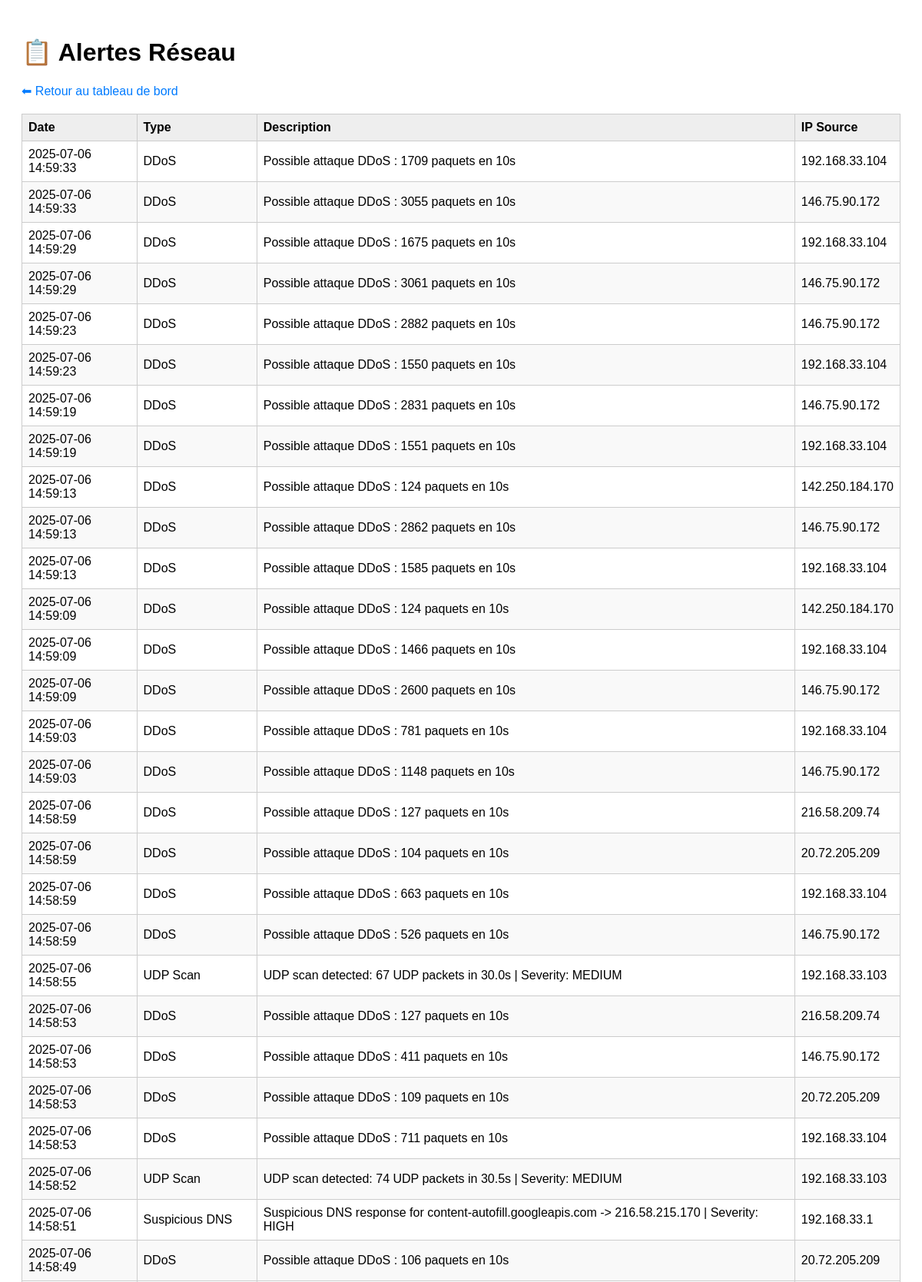
/alerts (signed in, upper part), run on the app's committed database.
### tables this page shows
CREATE TABLE alerts (
            id INTEGER PRIMARY KEY AUTOINCREMENT,
            timestamp TEXT,
            attack_type TEXT,
            description TEXT,
            source_ip TEXT
        );

### app.py (the view)
@app.route('/alerts')
@login_required
def alerts():
    conn = sqlite3.connect(DB_PATH)
    cursor = conn.cursor()
    cursor.execute("SELECT timestamp, attack_type, description, source_ip FROM alerts ORDER BY id DESC LIMIT 100")
    rows = cursor.fetchall()
    conn.close()
    return render_template('alerts.html', alerts=rows)

### app.py (called while the page is built)
@login_manager.user_loader
def load_user(user_id):
    conn = sqlite3.connect(DB_PATH)
    cursor = conn.cursor()
    cursor.execute("SELECT id, username, email, role FROM users WHERE id = ?", (user_id,))
    user_data = cursor.fetchone()
    conn.close()
    if user_data:
        return User(user_data[0], user_data[1], user_data[2], user_data[3])
    return None

### templates/alerts.html (shortened to what this page needs)
<!DOCTYPE html>
<html lang="fr">
<head>
</head>
<body>
    <h1>📋 Alertes Réseau</h1>
    <a href="/">⬅ Retour au tableau de bord</a>
    <table>
        <thead>
            <tr>
                <th>Date</th>
                <th>Type</th>
                <th>Description</th>
                <th>IP Source</th>
            </tr>
        </thead>
        <tbody>
            {% for alert in alerts %}
            <tr>
                <td>{{ alert[0] }}</td>
                <td>{{ alert[1] }}</td>
                <td>{{ alert[2] }}</td>
                <td>{{ alert[3] }}</td>
            </tr>
            {% endfor %}
        </tbody>
    </table>
</body>
</html>

### templates/alerts.html (style rules this page uses)
body { font-family: sans-serif; background-color: #fff; padding: 20px; }
table { width: 100%; border-collapse: collapse; margin-top: 20px; }
th, td { border: 1px solid #ccc; padding: 8px; text-align: left; }
th { background-color: #eee; }
tr:nth-child(even) { background-color: #f9f9f9; }
a { text-decoration: none; color: #007BFF; }

### data on the page
alerts: timestamp "2025-07-06 14:59:33", attack_type "DDoS", description "Possible attaque DDoS : 1709 paquets en 10s", source_ip "192.168.33.104"
alerts: timestamp "2025-07-06 14:59:33", attack_type "DDoS", description "Possible attaque DDoS : 3055 paquets en 10s", source_ip "146.75.90.172"
alerts: timestamp "2025-07-06 14:59:29", attack_type "DDoS", description "Possible attaque DDoS : 1675 paquets en 10s", source_ip "192.168.33.104"
alerts: timestamp "2025-07-06 14:59:29", attack_type "DDoS", description "Possible attaque DDoS : 3061 paquets en 10s", source_ip "146.75.90.172"
alerts: timestamp "2025-07-06 14:59:23", attack_type "DDoS", description "Possible attaque DDoS : 2882 paquets en 10s", source_ip "146.75.90.172"
alerts: timestamp "2025-07-06 14:59:23", attack_type "DDoS", description "Possible attaque DDoS : 1550 paquets en 10s", source_ip "192.168.33.104"
alerts: timestamp "2025-07-06 14:59:19", attack_type "DDoS", description "Possible attaque DDoS : 2831 paquets en 10s", source_ip "146.75.90.172"
alerts: timestamp "2025-07-06 14:59:19", attack_type "DDoS", description "Possible attaque DDoS : 1551 paquets en 10s", source_ip "192.168.33.104"
alerts: timestamp "2025-07-06 14:59:13", attack_type "DDoS", description "Possible attaque DDoS : 124 paquets en 10s", source_ip "142.250.184.170"
alerts: timestamp "2025-07-06 14:59:13", attack_type "DDoS", description "Possible attaque DDoS : 2862 paquets en 10s", source_ip "146.75.90.172"
alerts: timestamp "2025-07-06 14:59:13", attack_type "DDoS", description "Possible attaque DDoS : 1585 paquets en 10s", source_ip "192.168.33.104"
alerts: timestamp "2025-07-06 14:59:09", attack_type "DDoS", description "Possible attaque DDoS : 124 paquets en 10s", source_ip "142.250.184.170"
alerts: timestamp "2025-07-06 14:59:09", attack_type "DDoS", description "Possible attaque DDoS : 1466 paquets en 10s", source_ip "192.168.33.104"
alerts: timestamp "2025-07-06 14:59:09", attack_type "DDoS", description "Possible attaque DDoS : 2600 paquets en 10s", source_ip "146.75.90.172"
alerts: timestamp "2025-07-06 14:59:03", attack_type "DDoS", description "Possible attaque DDoS : 781 paquets en 10s", source_ip "192.168.33.104"
alerts: timestamp "2025-07-06 14:59:03", attack_type "DDoS", description "Possible attaque DDoS : 1148 paquets en 10s", source_ip "146.75.90.172"
alerts: timestamp "2025-07-06 14:58:59", attack_type "DDoS", description "Possible attaque DDoS : 127 paquets en 10s", source_ip "216.58.209.74"
alerts: timestamp "2025-07-06 14:58:59", attack_type "DDoS", description "Possible attaque DDoS : 104 paquets en 10s", source_ip "20.72.205.209"
alerts: timestamp "2025-07-06 14:58:59", attack_type "DDoS", description "Possible attaque DDoS : 663 paquets en 10s", source_ip "192.168.33.104"
alerts: timestamp "2025-07-06 14:58:59", attack_type "DDoS", description "Possible attaque DDoS : 526 paquets en 10s", source_ip "146.75.90.172"
alerts: timestamp "2025-07-06 14:58:55", attack_type "UDP Scan", description "UDP scan detected: 67 UDP packets in 30.0s | Severity: MEDIUM", source_ip "192.168.33.103"
alerts: timestamp "2025-07-06 14:58:53", attack_type "DDoS", description "Possible attaque DDoS : 127 paquets en 10s", source_ip "216.58.209.74"
alerts: timestamp "2025-07-06 14:58:53", attack_type "DDoS", description "Possible attaque DDoS : 411 paquets en 10s", source_ip "146.75.90.172"
alerts: timestamp "2025-07-06 14:58:53", attack_type "DDoS", description "Possible attaque DDoS : 109 paquets en 10s", source_ip "20.72.205.209"
alerts: timestamp "2025-07-06 14:58:53", attack_type "DDoS", description "Possible attaque DDoS : 711 paquets en 10s", source_ip "192.168.33.104"
alerts: timestamp "2025-07-06 14:58:52", attack_type "UDP Scan", description "UDP scan detected: 74 UDP packets in 30.5s | Severity: MEDIUM", source_ip "192.168.33.103"
alerts: timestamp "2025-07-06 14:58:51", attack_type "Suspicious DNS", description "Suspicious DNS response for content-autofill.googleapis.com -> 216.58.215.170 | Severity: HIGH", source_ip "192.168.33.1"
alerts: timestamp "2025-07-06 14:58:49", attack_type "DDoS", description "Possible attaque DDoS : 106 paquets en 10s", source_ip "20.72.205.209"
